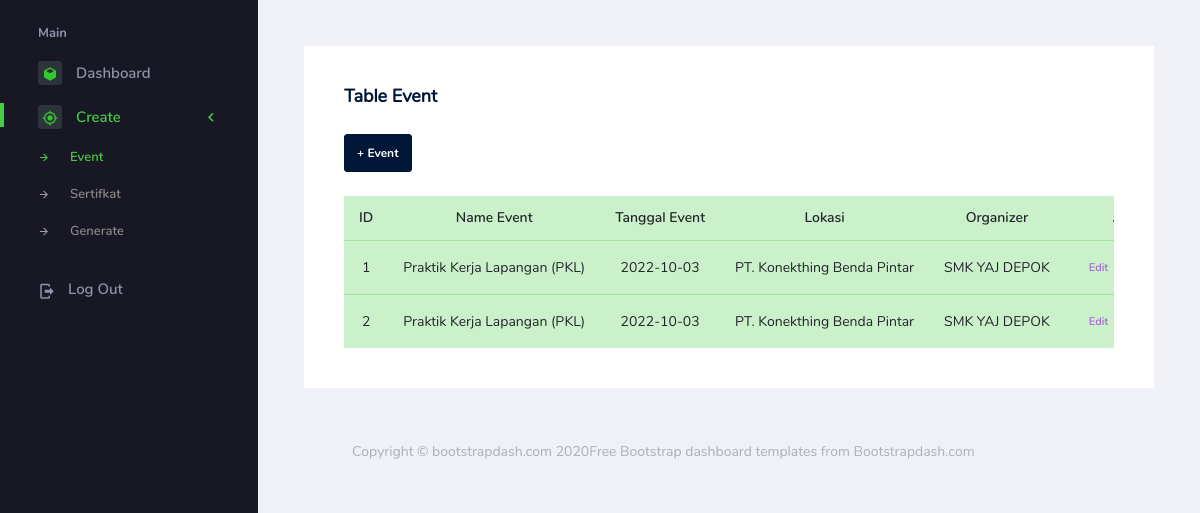
The app's page /index.php/admin/event with its own data.
### tables this page shows
CREATE TABLE `events` (
  `event_id` int(11) NOT NULL,
  `event_name` varchar(255) NOT NULL,
  `event_date` date NOT NULL,
  `location` varchar(255) NOT NULL,
  `organizer` varchar(255) DEFAULT NULL,
  `created_at` timestamp NOT NULL DEFAULT current_timestamp()
);

### application/controllers/admin/event.php (called while the page is built, shortened)
<?php
class event extends CI_Controller {
    public function __construct() {
        $this->load->model('M_event');
    }
	public function index()
	{
        $event = $this->M_event->getDataEvent();
        $data['event'] = $event;
		$this->load->view('admin/event/event', $data);
	}
}

### index.php (called while the page is built, shortened)
<?php
require_once BASEPATH.'core/CodeIgniter.php';

### application/models/M_event.php (called while the page is built, shortened)
<?php
class M_Event extends CI_Model
{
    function getDataEvent()
    {
        $query = $this->db->get('events');
        return $query->result();
    }
}

### application/views/admin/event/event.php (the view, shortened to what this page needs)
<!DOCTYPE html>
<html lang="en">
  <head>
    <link rel="stylesheet" href="<?= base_url(); ?>/assets/vendors/mdi/css/materialdesignicons.min.css">
    <link rel="stylesheet" href="<?= base_url(); ?>/assets/vendors/flag-icon-css/css/flag-icon.min.css">
    <link rel="stylesheet" href="<?= base_url(); ?>/assets/vendors/css/vendor.bundle.base.css">
    <link rel="stylesheet" href="<?= base_url(); ?>/assets/vendors/font-awesome/css/font-awesome.min.css" />
    <link rel="stylesheet" href="<?= base_url(); ?>/assets/vendors/bootstrap-datepicker/bootstrap-datepicker.min.css">
    <link rel="stylesheet" href="<?= base_url(); ?>/assets/css/style.css">
  </head>
  <body>
        <div class="container-fluid page-body-wrapper">
        <nav class="sidebar sidebar-offcanvas" id="sidebar">
          <ul class="nav">
            <li class="nav-item nav-category">Main</li>
            <li class="nav-item">
              <a class="nav-link" href="dashboard_admin">
                <span class="icon-bg"><i class="mdi mdi-cube menu-icon"></i></span>
                <span class="menu-title">Dashboard</span>
              </a>
            </li>
            <li class="nav-item">
              <a class="nav-link" data-toggle="collapse" href="#ui-basic" aria-expanded="false" aria-controls="ui-basic">
                <span class="icon-bg"><i class="mdi mdi-crosshairs-gps menu-icon"></i></span>
                <span class="menu-title">Create</span>
                <i class="menu-arrow"></i>
              </a>
              <div class="collapse" id="ui-basic">
                <ul class="nav flex-column sub-menu">
                  <li class="nav-item"> <a class="nav-link" href="event">Event</a></li>
                  <li class="nav-item"> <a class="nav-link" href="sertifikat">Sertifkat</a></li>
                  <li class="nav-item"> <a class="nav-link" href="generate">Generate</a></li>
                </ul>
              </div>
            </li>
            <li class="nav-item sidebar-user-actions">
              <div class="sidebar-user-menu">
                <a href="<?php echo base_url(); ?>admin/auth/logout" class="nav-link"><i class="mdi mdi-logout menu-icon"></i>
                  <span class="menu-title">Log Out</span></a>
              </div>
            </li>
          </ul>
        </nav>
        <div class="main-panel">
        <div class="content-wrapper">
          <div class="row">
            <div class="col-lg-12 grid-margin stretch-card">
              <div class="card">
                <div class="card-body">
                  <h4 class="card-title">Table Event</h4>
                  <p class="card-description">
                    <div class="table-responsive">
                    <table class="table table-success">
                      <thead>
                          <p class="card-description">
                            <button type="button" class="btn btn-dark" data-toggle="modal" data-target="#staticBackdrop">+ Event</button>
                          </p>
                          <th class="text-center" style="width: 60px;">ID</th>
                          <th class="text-center">Name Event</th>
                          <th class="text-center">Tanggal Event</th>
                          <th class="text-center">Lokasi</th>
                          <th class="text-center">Organizer</th>
                          <th class="text-center" style="width: 140px;">Aksi</th>
                      </thead>
                      <tbody>
                        <?php
                        $no = 1;
                        foreach($event as $event){
                        ?>
                        <tr>
                          <td class="text-center"><?= $no++?></td>
                          <td class="text-center"><?= $event->event_name?></td>
                          <td class="text-center"><?= $event->event_date?></td>
                          <td class="text-center"><?= $event->location?></td>
                          <td class="text-center"><?= $event->organizer?></td>
                          <td class="text-center"><label class="badge badge" style="margin-right: 3px;"><a class="text-info" style="text-decoration: none" href="<?= base_url('admin/event/edit/' . $event->event_id) ?>">Edit</a></label></td>
                        </tr>
                        <?php
                        }
                        ?>
                      </tbody>
                    </table>
                  </div>
                </div>
              </div>
            </div>
  <footer class="footer">
            <div class="footer-inner-wraper">
              <div class="d-sm-flex justify-content-center justify-content-sm-between">
                <span class="text-muted d-block text-center text-sm-left d-sm-inline-block">Copyright © bootstrapdash.com 2020</span>
                <span class="float-none float-sm-right d-block mt-1 mt-sm-0 text-center"> Free <a href="https://www.bootstrapdash.com/" target="_blank">Bootstrap dashboard templates</a> from Bootstrapdash.com</span>
              </div>
            </div>
          </footer>
        </div>
      </div>
    </div>
  </body>
</html>

### records on screen
events: event_name "Praktik Kerja Lapangan (PKL)", event_date "2022-10-03", location "PT. Konekthing Benda Pintar", organizer "SMK YAJ DEPOK"
events: event_name "Praktik Kerja Lapangan (PKL)", event_date "2022-10-03", location "PT. Konekthing Benda Pintar", organizer "SMK YAJ DEPOK"
